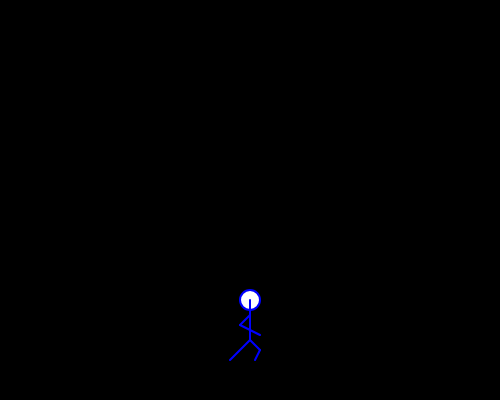
Frame 1 (no input)
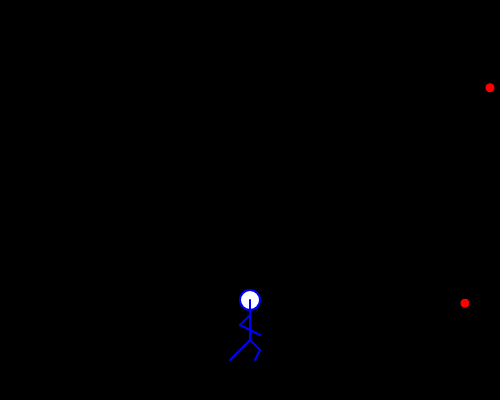
Frame 60 (no input)
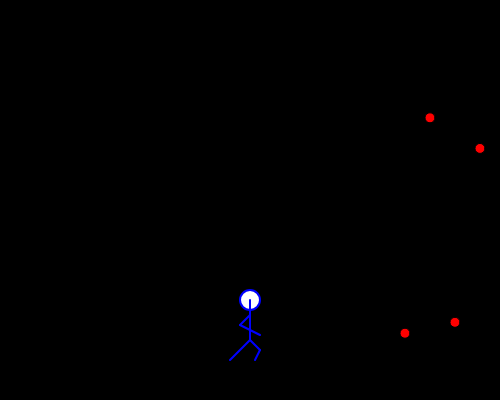
Frame 120 (the mouse pressed at the canvas centre since frame 60)

The p5.js sketch that drew these frames (run headless with seeded random() and noise() and a simulated clock; from frame 60 on, the mouse is pressed at the canvas centre):

// p5.js sketch
// ── sketch.js
//create an empty array called balls
let balls = [];

//create a variable to hold your avatar
let me;


function setup() {
  createCanvas(500, 400);

  //make one avatar called me
  me = new Avatar(width/2, 300, 3);

}

function draw(){
	background(0);

  me.drawMe();
  me.moveMe();

  if (frameCount % 25 == 0) {
      let  b = new Ball(width, random(0,height), -1);
      balls.push(b);
      console.log(balls); //print the balls array to the console
    }

//	draw all the balls in that array
	for (let i = 0; i < balls.length; i++) {
	 	      balls[i].drawBall();
       	  balls[i].moveBall();
        	balls[i].bounceBall();
	  }

}

//avatar class
class Avatar {

	constructor(x,y, speed){ //every avatar needs an x value, a y value, and a speed
		    this.x = x;
    		this.y = y;
        this.speed = speed;
	}

	drawMe(){  // draw the running person
    		stroke("blue");
        strokeWeight(2);
    		fill("white");
		    ellipse(this.x,this.y,20,20);
        line(this.x,this.y, this.x, this.y+40);
        line(this.x, this.y+40, this.x-20, this.y+60);
        line(this.x, this.y+40, this.x+10, this.y+50);
        line(this.x+10, this.y+50, this.x+5, this.y+60);
        line(this.x, this.y+15, this.x-10, this.y+25);
        line(this.x-10, this.y+25, this.x+10, this.y+35);
	}

	moveMe(){
    if (keyIsDown(UP_ARROW)) { //if you hold the up arrow, move up by speed
       this.y -= this.speed;
    }

    if (keyIsDown(DOWN_ARROW)) { // if you hold the down arrow, move down by speed
        this.y += this.speed;
    if(keyIsDown(RIGHT_ARROW)){this.y-= this.speed}
    if(keyIsDown(LEFT_ARROW)){this.y+= this.speed}
    }
	}

  die(){

  }

}


//ball class from which to create new balls with similar properties.
class Ball {

	//every ball needs an x value, a y value, and a speed
	constructor(x,y, speed){
		this.x = x;
    this.y = y;
    this.speed = speed;
	}

	// draw a ball on the screen at x,y
	drawBall(){
    	stroke(0);
      strokeWeight(1);
    	fill("red");
		  ellipse(this.x,this.y,10,10);
	}

	//update the location of the ball, so it moves across the screen
	moveBall(){
		this.x = this.x+ this.speed;
		this.y = this.y+.5;
	}

	//if the ball hits the person, change the speed value to negative (send it in the opposite direction)
  	bounceBall(){
    		if (this.x >= me.x-15 && this.x <= me.x+15 && this.y > me.y-40 && this.y < me.y+40){
      			this.speed = -this.speed;
    		}
  	}

}
